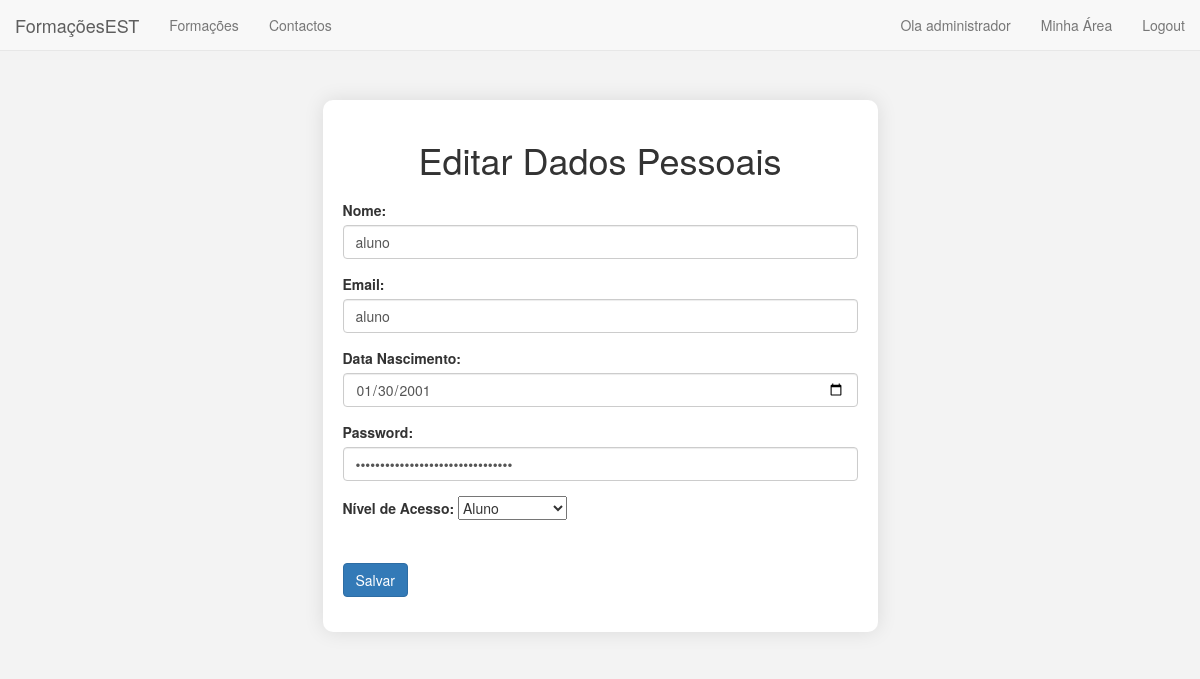
Screenshot of /paginas/editar_utilizador.php?id_utilizador=1 (signed in) with the database file from the repository.
### tables this page shows
CREATE TABLE `utilizador` (
  `id_utilizador` int(11) NOT NULL,
  `nome` varchar(60) NOT NULL,
  `email` varchar(60) NOT NULL,
  `password` varchar(60) NOT NULL,
  `nivel_acesso` int(11) NOT NULL,
  `data_nascimento` date DEFAULT NULL
);

### paginas/editar_utilizador.php (the view, shortened to what this page needs)
<?php
include 'navbar.php';
$id_utilizador = $_GET['id_utilizador'];
$sql = "SELECT * FROM utilizador WHERE id_utilizador=$id_utilizador";
$resultado = mysqli_query($conn,$sql);
if($resultado && mysqli_num_rows($resultado)){
    while($row = mysqli_fetch_assoc($resultado)){
        $nome_utilizador = $row['nome'];
        $email_utilizador = $row['email'];
        $pass_utilizador = $row['password'];
        $data_nascimento_utilizador = $row['data_nascimento'];
        $nivel_acesso = $row['nivel_acesso'];
    }
} else {
    echo "erro ao deletar utilizador";
}
?>
<!DOCTYPE html>
<html lang="pt">
<head>
    <link rel="stylesheet" href="bootstrap.min.css">
</head>
<body>
    <div class="container" >
        <div class="row">
            <div class="col-md-6 col-md-offset-3">
                <div class="dashboard-container">
                    <h1>Editar Dados Pessoais</h1>
                    <form action="" method="POST">
                        <div class='dados-pessoais'>
                            <div class="form-group">
                                <label for="">Nome:</label>
                                <input type="text" id="nome" name="user_nome" class="form-control" value="<?php echo $nome_utilizador; ?>">
                            </div>
                            <div class="form-group">
                                <label for="">Email:</label>
                                <input type="email" id="email" name="user_email" class="form-control" value="<?php echo $email_utilizador; ?>">
                            </div>
                            <div class="form-group">
                                <label for="">Data Nascimento:</label>
                                <input type="date" id="data_nasc" name="user_data_nascimento" class="form-control" value="<?php echo  $data_nascimento_utilizador; ?>">
                            </div>
                            <div class="form-group">
                                <label for="">Password:</label>
                                <input type="password" id="data_nasc" name="user_pass" class="form-control" value="<?php echo  $pass_utilizador; ?>">
                            </div>
                            <div-form-group>
                                <label for="nivel_acesso">Nível de Acesso:</label>
                                    <select id="nivel_acesso" name="nivel_acesso" value="<?php echo $nivel_acesso ?>">
                                        <option value="1" <?php if($nivel_acesso==1) echo "selected";?>>Aluno</option>
                                    </select><br><br>
                            </div-form-group>
                        </div>
                        <div class="form-group logout-btn">
                            <input type="submit" value="Salvar" class="btn btn-primary">
                        </div>
                    </form>
                </div>
            </div>
        </div>
    </div>
</body>
</html>

### paginas/editar_utilizador.php (style rules this page uses)
body { background-color: #f3f3f3; padding-top: 50px; }
.dashboard-container { background-color: #fff; border-radius: 10px; box-shadow: 0 0 20px rgba(0, 0, 0, 0.1); padding: 20px; margin: 20px auto; max-width: 600px; margin-top: 50px; }
.dashboard-container h1 { text-align: center; margin-bottom: 20px; }
.dados-pessoais { margin-bottom: 20px; }

### rows the page displays
utilizador: user_nome "aluno", user_email "aluno", user_data_nascimento "01/30/2001", nivel_acesso "Aluno"

### other values shown
$_SESSION['nome'] "administrador"
